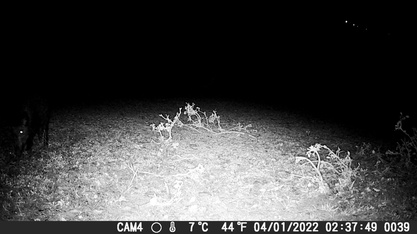
#> input picture 02_CV-LAB/a1.jpeg, 417 x 234 px, shrunk from 1600 x 900 before the run
$ jupyter execute aculei.ipynb
#> lines starting #> are read from the running program, lines starting #| are printed output that depends on the picture; long printed decimals are rounded
[cell 1]
import numpy as np
import matplotlib.pyplot as plt
from cv2 import xfeatures2d
import cv2

### 1. Keypoint Detection

Common schema:

1. Compute a saliency score for each pixel location based on the response to different mathematical operators.
2. Keep only the points that are local extrema.
3. For each keypoint estimate the ‘scale’ at which it is salient (scale invariance) and the orientation (rotation invariance).

[cell 2]
image_target = cv2.imread('a1.jpeg', cv2.IMREAD_GRAYSCALE)
#> image_target is the input picture: shape (234, 417); min 0, max 255, mean 65
image_reference = cv2.imread('wild-boar.webp', cv2.IMREAD_GRAYSCALE)
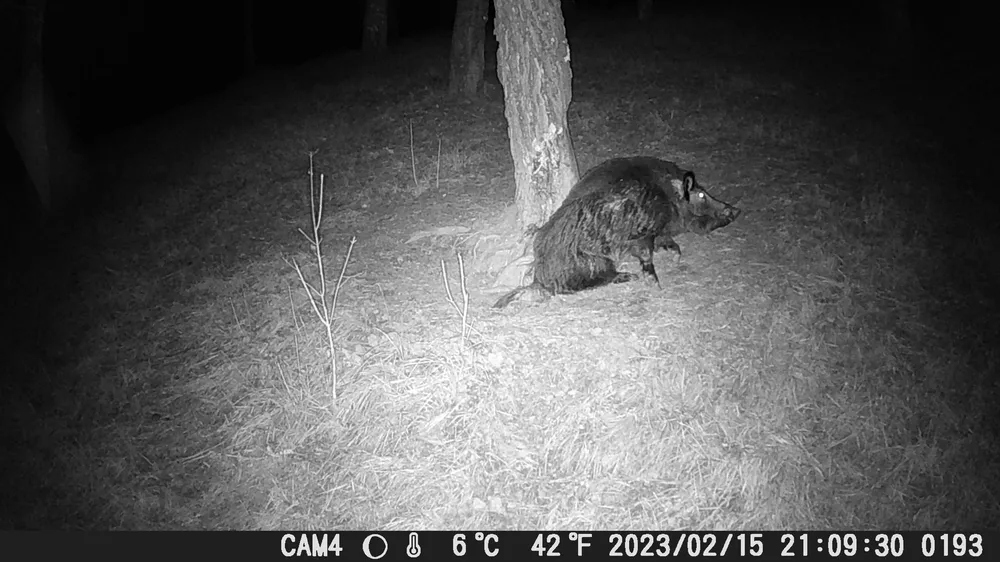
#> input picture 02_CV-LAB/wild-boar.webp, 1000 x 562 px, shrunk from 3840 x 2160 before the run
#> image_reference: shape (562, 1000); min 0, max 255, mean 85.1

sift = cv2.SIFT_create()
kp_ref = sift.detect(image_reference)
#> kp_ref = 3411 keypoints; strongest (x, y, size): (820, 541, 2.9), (867, 549, 2.9), (867, 541, 2.9), (820, 549, 3)

# Number of keypoints
print(len(kp_ref))
#| 3411

# Location of the keypoint
print(kp_ref[0].pt)
#| (133.714, 494.054)

# Scale
print(kp_ref[0].size)
#| 2.038

# Rotation
print(kp_ref[0].angle)
#| 263.761

[cell 3]
img_visualization = cv2.drawKeypoints(image_reference, kp_ref, None, flags=cv2.DRAW_MATCHES_FLAGS_DRAW_RICH_KEYPOINTS)
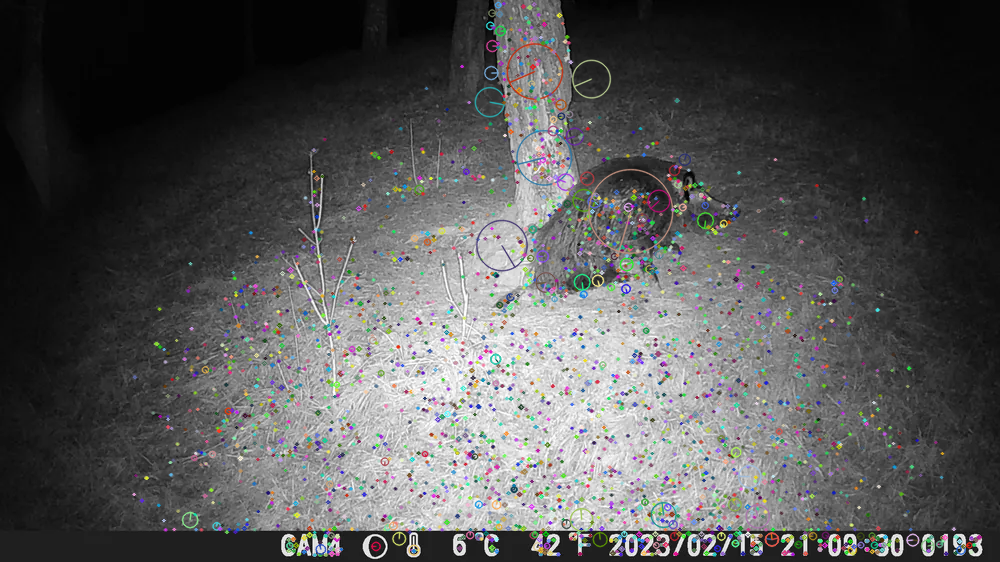
#> img_visualization: shape (562, 1000, 3); mean of channels 0, 1, 2 84, 84.2, 84.2; drawn as B, G, R
plt.figure(figsize=(20,10))
plt.imshow(img_visualization)
plt.show()

[cell 4]
kp_target = sift.detect(image_target)
#> kp_target = 341 keypoints; strongest (x, y, size): (225, 224, 1.9), (264, 224, 1.9), (325, 146, 1.8), (127, 224, 1.9)

img = cv2.drawKeypoints(image_target,kp_target,None,flags=cv2.DRAW_MATCHES_FLAGS_DRAW_RICH_KEYPOINTS)
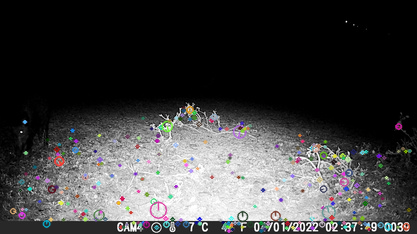
#> img: shape (234, 417, 3); mean of channels 0, 1, 2 64.5, 64.2, 64.6; drawn as B, G, R
plt.figure(figsize=(20,10))
plt.imshow(img)
plt.show()

### 2. Keypoints Description

Compute for each keypoint a unique description usually based on the nearby pixels.

A good keypoint descriptor should be:
* Repeatable: the descriptions computed at homologus points should be as similar as possible.
* Distinctive: capture the salient informations around the keypoint despite various nuisances (e.g. light changes).
* Compact: minimize memory occupancy to allow efficient matching.
* Fast: it is usually applied to hundred or thousand of keypoints in each image.

Different algorithms provides different descriptions, the common idea is to describe keypoints using an array (histogram) of values that encodes the appearance of its local neighborhood. The size of the support depends on the scale associated to the keypoint (i.e. scale invariance).

The histogram used for the description could be made of:
* floats: more distinctive, high memory footprint
* bits: less distinctive, small memory footprint (binary descriptors)

[cell 5]
# Describing keypoints for query and train images
kp_ref, des_ref = sift.compute(image_reference, kp_ref)
kp_target, des_target = sift.compute(image_target, kp_target)

print("Number of keypoints: ", len(kp_ref))
#| Number of keypoints:  3411
print("Number of keypoints target: ", len(kp_target))
#| Number of keypoints target:  341
print("Number of ref descriptors: ", len(des_ref))
#| Number of ref descriptors:  3411
print("Dimensionality of a SIFT descriptor: ", des_ref[0].shape)
#| Dimensionality of a SIFT descriptor:  (128,)
print("Type of the descriptor: ", des_ref[0].dtype)
#| Type of the descriptor:  float32

### 3. Feature Matching

Descriptors extracted from the scene are compared with those extracted from the models to find couples of similar ones. Classic Nearest Neighbour(NN) search problem.

In our scenario points are feature vectors and the distance function is Euclidean distance for floats or Hamming distance for bits.

Brute force matching is too slow => use efficient indexing such as KD-tree techniques borrowed from database management to speed up the search:
* Kd-tree - exact
* Locality-sensitive hashing (LSH) - for binary descriptor

For instance, we will use an approximate kd-tree algorithm from **FLANN** (Fast Library for Approximate Nearest Neighbors) included in OpenCV.

**FLANN** contains a collection of algorithms optimized for fast nearest neighbor search in large datasets and for high dimensional features.

[cell 6]
# Scale
print(kp_ref[0].size)
#| 2.038

# Rotation
print(kp_ref[0].angle)
#| 263.761

# Defining parameters for algorithm
FLANN_INDEX_KDTREE = 1
index_params = dict(algorithm = FLANN_INDEX_KDTREE, trees = 5)

# Defining search parameters
# checks=50 specifies the number of times the trees in the index should be recursively traversed.
# Higher values gives better precision, but also takes more time
search_params = dict(checks = 50)

# Initializing matcher
flann = cv2.FlannBasedMatcher(index_params, search_params) # flann is used for the matching.

# Matching and finding the 2 closest elements for each query descriptor.
matches = flann.knnMatch(des_ref,des_target,k=2)
#> matches = 3411 matches
print(matches[0])
#> (printed output is left out)

### Filtering False Matches in SIFT
To **filter** the matches, Lowe proposed to use a distance ratio test to try to eliminate false matches.

The **distance ratio** between the two nearest matches of a considered keypoint is computed and it is a good match when this value is below a threshold.

Indeed, this ratio allows helping to discriminate between **ambiguous matches** (distance ratio between the two nearest neighbors is close to one).

We iterate along all matches checking the distance ratio between the first and the second closest elements using 0.7 as distance ratio threshold:

[cell 7]
good_matches = []
trs = 0.7
for m,n in matches:
    if m.distance < trs*n.distance:
        good_matches.append(m)
#> after the loop, good_matches = 34 matches
print(len(good_matches))
#| 34

[cell 8]
# Checking if we found enough matching
MIN_MATCH_COUNT = 10
if len(good_matches)>MIN_MATCH_COUNT:
    # building the correspondences arrays of good matches
    src_pts = [ kp_ref[m.queryIdx].pt for m in good_matches ]
#> src_pts = 34 pairs, first value 222.1 to 969, second value 515.9 to 550
    src_pts = np.float32(src_pts)
    dst_pts = [ kp_target[m.trainIdx].pt for m in good_matches ]
#> dst_pts = 34 pairs, first value 82.87 to 397.4, second value 211.9 to 228.8
    dst_pts = np.float32(dst_pts)
    print("Query points length", src_pts.shape)
#| Query points length (34, 2)
    print("Refeerence points length", dst_pts.shape)
#| Refeerence points length (34, 2)

    # Using RANSAC to estimate a robust homography.
    # https://docs.opencv.org/4.x/d9/d0c/group__calib3d.html#ga4abc2ece9fab9398f2e560d53c8c9780
    # It returns the homography M and a mask for the discarded points
    M, mask = cv2.findHomography(src_pts, dst_pts, cv2.RANSAC, 1.0)
#> M = [[0.489, 0.0451, -25.11], [0.000389, 0.549, -34.32], [4.85e-06, 0.000308, 1]]; mask = 34 values, max 1 at index 1, min 0 at index 0, mean 0.471
    print("Homography", M)
#| Homography [[ 4.88699972e-01  4.50564750e-02 -2.51070558e+01]
#|  [ 3.88611592e-04  5.49435975e-01 -3.43183351e+01]
#|  [ 4.84666693e-06  3.07571111e-04  1.00000000e+00]]

    # Mask of discarded point used in visualization
    matchesMask = mask.ravel().tolist()
#> matchesMask has the same summary as mask
    print("Mask", matchesMask)
#| Mask [0, 1, 1, 1, 1, 0, 1, 1, 1, 1, 0, 0, 0, 1, 0, 1, 1, 1, 1, 1, 1, 0, 0, 0, 0, 0, 0, 0, 0, 0, 0, 0, 1, 0]

    # Corners of the query image
    print(image_reference.shape)
#| (562, 1000)
    h, w = image_reference.shape
#> h = 562; w = 1000
    pts = np.float32([ [0,0],[0,h-1],[w-1,h-1],[w-1,0] ])
#> pts = [[0, 0], [0, 561], [999, 561], [999, 0]]

    # Projecting the corners into the train image
    contour = cv2.perspectiveTransform(np.array([pts]),M)
#> contour = [[-25.11, -34.32], [0.145, 233.6], [414.8, 233], [460.9, -33.77]]

else:
    print( "Not enough matches are found - {}/{}".format(len(good_matches), MIN_MATCH_COUNT) )
    matchesMask = None

print(len(good_matches))
#| 34

[cell 9]
# Drawing the bounding box
img_train = cv2.polylines(image_target,[np.int32(contour)],True,(255,255,255),3, cv2.LINE_AA)

# Drawing the matches
draw_params = dict(matchColor = (0,255,0), # draw matches in green color
                   singlePointColor = None, # not draw keypoints only matching lines
                   matchesMask = matchesMask, # draw only inliers
                   flags = 2) # not draw keypoints only lines
#> draw_params = 4 items
img_matches = cv2.drawMatches(image_reference,kp_ref,image_target,kp_target,good_matches,None,**draw_params)
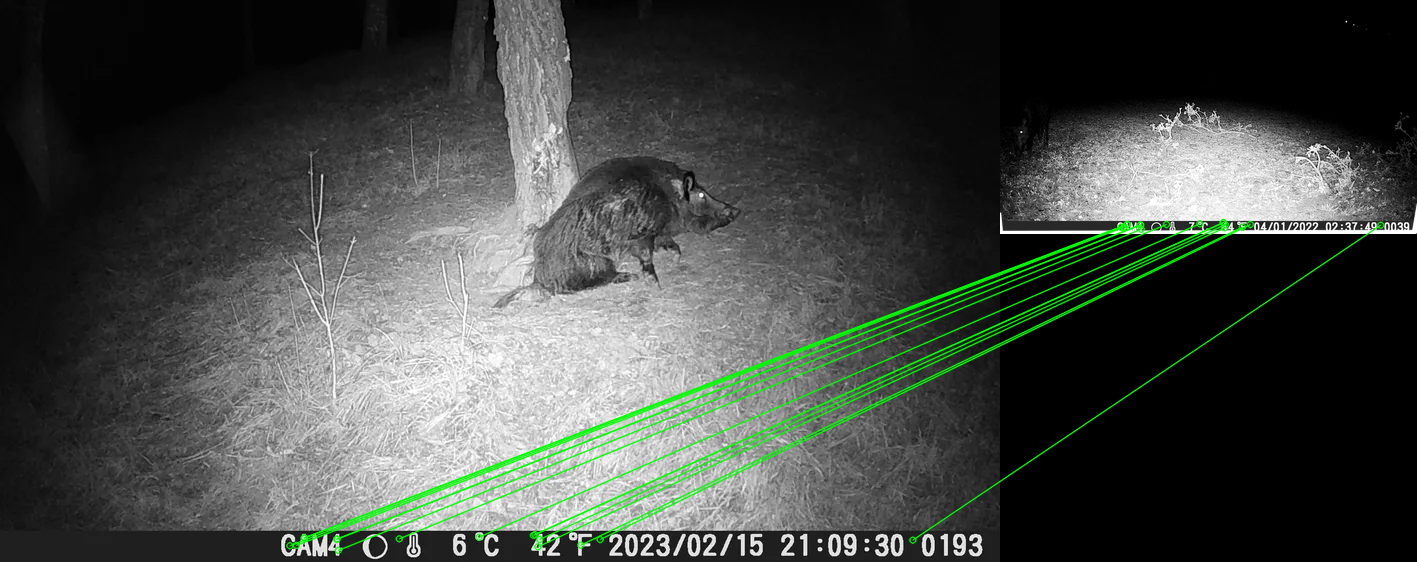
#> img_matches: shape (562, 1417, 3); mean of channels 0, 1, 2 66.5, 71.2, 66.5; drawn as B, G, R
plt.imshow(img_matches, 'gray')
plt.show()
